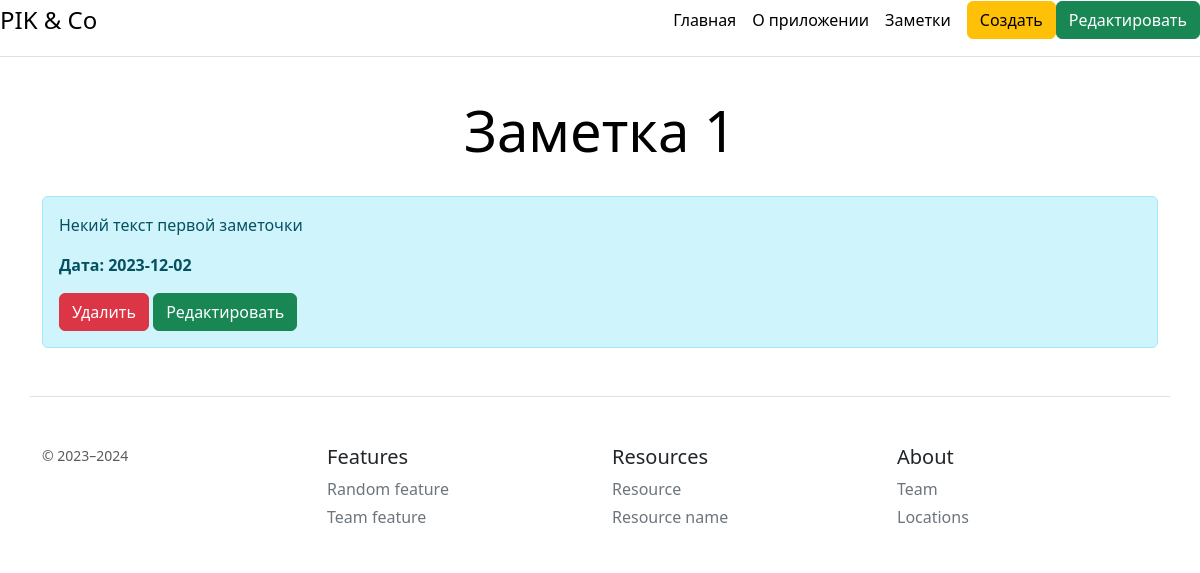
Screenshot of /notes/c7488f9b-4966-448b-9711-f18937a899d8 with the database file from the repository.
### app.py (models this page shows, shortened)
class Note(db.Model):
    uuid = db.Column(db.String(36), primary_key=True,  default=lambda: str(uuid.uuid4()))
    title = db.Column(db.String(100), nullable=False)
    text = db.Column(db.Text, nullable=False)
    created_at = db.Column(db.DateTime, default=datetime.utcnow)

### app.py (the view)
@app.route('/notes/<uuid>')
def post_detail(uuid):
    note = Note.query.get(uuid)
    return render_template('note_detail.html', note=note)

### templates/note_detail.html (shortened to what this page needs)
{% extends "base.html" %}
{% block content %}
<div class='container'>
	<div class="pricing-header p-3 pb-md-4 mx-auto text-center">
      <h1 class="display-4 fw-normal text-body-emphasis">{{ note.title }}</h1>
    </div>
    <div class="alert alert-info">
        <p>{{ note.text }}</p>
        <p><b>Дата: {{ note.created_at.date() }}</b></p>
        <a href="/notes/{{ note.uuid }}/delete" class="btn btn-danger">Удалить</a>
        <a href="/notes/{{ note.uuid }}/update" class="btn btn-success">Редактировать</a>
    </div>
</div>
{% endblock %}

### rows the page displays
Note: title "Заметка 1", text "Некий текст первой заметочки", created_at "2023-12-02"
